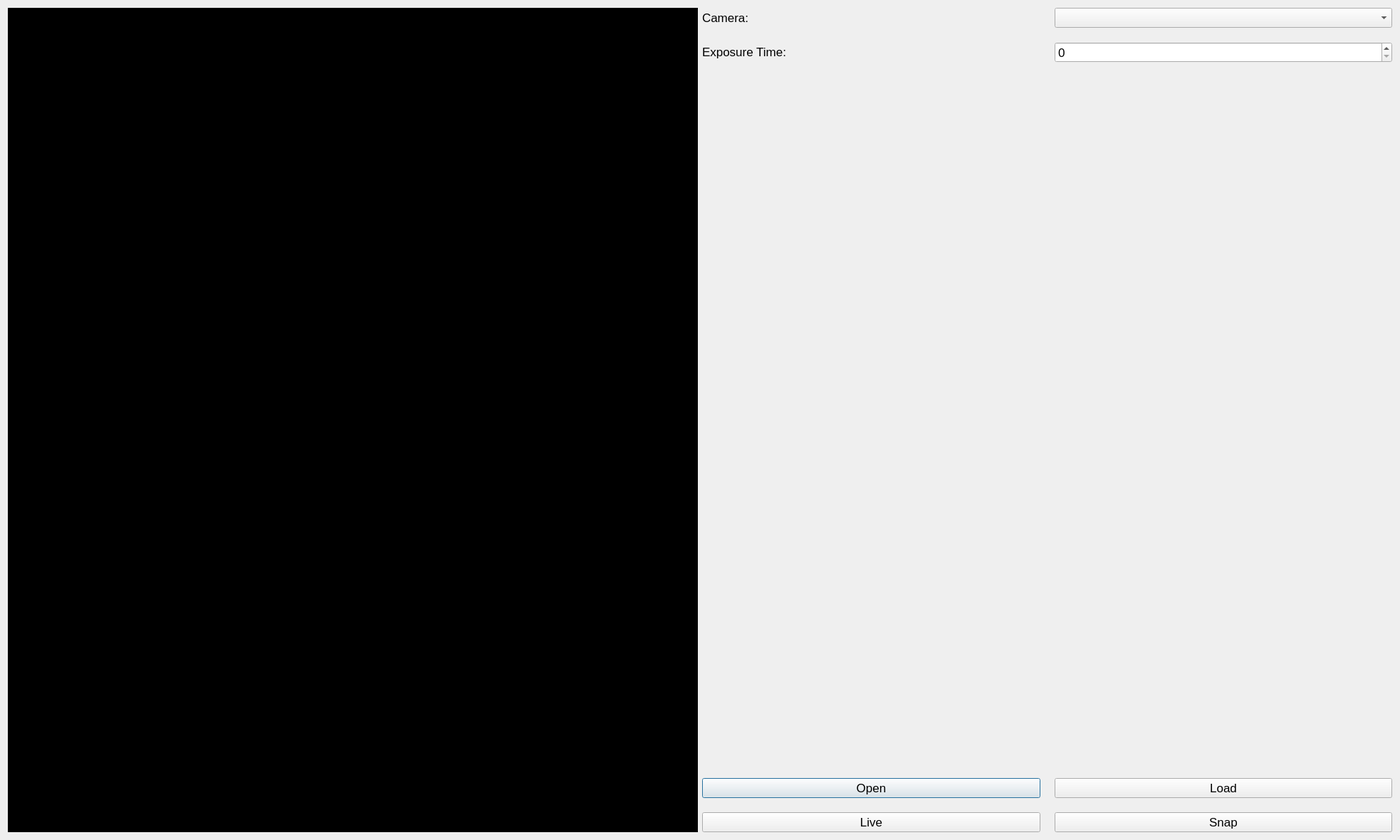
<?xml version="1.0" encoding="UTF-8"?>
<ui version="4.0">
 <class>Dialog</class>
 <widget class="QDialog" name="Dialog">
  <property name="geometry">
   <rect>
    <x>0</x>
    <y>0</y>
    <width>1966</width>
    <height>1180</height>
   </rect>
  </property>
  <property name="windowTitle">
   <string>Dialog</string>
  </property>
  <layout class="QGridLayout" name="gridLayout">
   <item row="0" column="0">
    <widget class="QLabel" name="lb_image">
     <property name="sizePolicy">
      <sizepolicy hsizetype="Preferred" vsizetype="Expanding">
       <horstretch>0</horstretch>
       <verstretch>0</verstretch>
      </sizepolicy>
     </property>
     <property name="styleSheet">
      <string notr="true">background-color: rgb(0, 0, 0);</string>
     </property>
     <property name="text">
      <string/>
     </property>
     <property name="scaledContents">
      <bool>false</bool>
     </property>
    </widget>
   </item>
   <item row="0" column="1">
    <layout class="QGridLayout" name="gridLayout_8">
     <property name="spacing">
      <number>20</number>
     </property>
     <item row="2" column="0">
      <widget class="QLabel" name="lb_camera">
       <property name="sizePolicy">
        <sizepolicy hsizetype="Preferred" vsizetype="Fixed">
         <horstretch>0</horstretch>
         <verstretch>0</verstretch>
        </sizepolicy>
       </property>
       <property name="font">
        <font>
         <pointsize>13</pointsize>
        </font>
       </property>
       <property name="text">
        <string>Camera:</string>
       </property>
      </widget>
     </item>
     <item row="2" column="1">
      <widget class="QComboBox" name="cb_camera">
       <property name="font">
        <font>
         <pointsize>13</pointsize>
        </font>
       </property>
      </widget>
     </item>
     <item row="3" column="0">
      <widget class="QLabel" name="lb_extime">
       <property name="sizePolicy">
        <sizepolicy hsizetype="Preferred" vsizetype="Fixed">
         <horstretch>0</horstretch>
         <verstretch>0</verstretch>
        </sizepolicy>
       </property>
       <property name="font">
        <font>
         <pointsize>13</pointsize>
        </font>
       </property>
       <property name="text">
        <string>Exposure Time:</string>
       </property>
      </widget>
     </item>
     <item row="4" column="0">
      <widget class="QLabel" name="lb_space1">
       <property name="sizePolicy">
        <sizepolicy hsizetype="Preferred" vsizetype="Expanding">
         <horstretch>0</horstretch>
         <verstretch>0</verstretch>
        </sizepolicy>
       </property>
       <property name="text">
        <string/>
       </property>
      </widget>
     </item>
     <item row="5" column="0">
      <widget class="QPushButton" name="pb_opencamera">
       <property name="sizePolicy">
        <sizepolicy hsizetype="Preferred" vsizetype="Fixed">
         <horstretch>0</horstretch>
         <verstretch>0</verstretch>
        </sizepolicy>
       </property>
       <property name="font">
        <font>
         <pointsize>13</pointsize>
        </font>
       </property>
       <property name="text">
        <string>Open</string>
       </property>
      </widget>
     </item>
     <item row="5" column="1">
      <widget class="QPushButton" name="pb_loadimg">
       <property name="sizePolicy">
        <sizepolicy hsizetype="Preferred" vsizetype="Fixed">
         <horstretch>0</horstretch>
         <verstretch>0</verstretch>
        </sizepolicy>
       </property>
       <property name="font">
        <font>
         <pointsize>13</pointsize>
        </font>
       </property>
       <property name="text">
        <string>Load</string>
       </property>
      </widget>
     </item>
     <item row="6" column="0">
      <widget class="QPushButton" name="pb_live">
       <property name="sizePolicy">
        <sizepolicy hsizetype="Preferred" vsizetype="Fixed">
         <horstretch>0</horstretch>
         <verstretch>0</verstretch>
        </sizepolicy>
       </property>
       <property name="font">
        <font>
         <pointsize>13</pointsize>
        </font>
       </property>
       <property name="text">
        <string>Live</string>
       </property>
      </widget>
     </item>
     <item row="6" column="1">
      <widget class="QPushButton" name="pb_snap">
       <property name="sizePolicy">
        <sizepolicy hsizetype="Preferred" vsizetype="Fixed">
         <horstretch>0</horstretch>
         <verstretch>0</verstretch>
        </sizepolicy>
       </property>
       <property name="font">
        <font>
         <pointsize>13</pointsize>
        </font>
       </property>
       <property name="text">
        <string>Snap</string>
       </property>
      </widget>
     </item>
     <item row="3" column="1">
      <widget class="QSpinBox" name="sb_extime">
       <property name="sizePolicy">
        <sizepolicy hsizetype="Preferred" vsizetype="Fixed">
         <horstretch>0</horstretch>
         <verstretch>0</verstretch>
        </sizepolicy>
       </property>
       <property name="font">
        <font>
         <pointsize>13</pointsize>
        </font>
       </property>
      </widget>
     </item>
    </layout>
   </item>
  </layout>
 </widget>
 <resources/>
 <connections/>
</ui>
